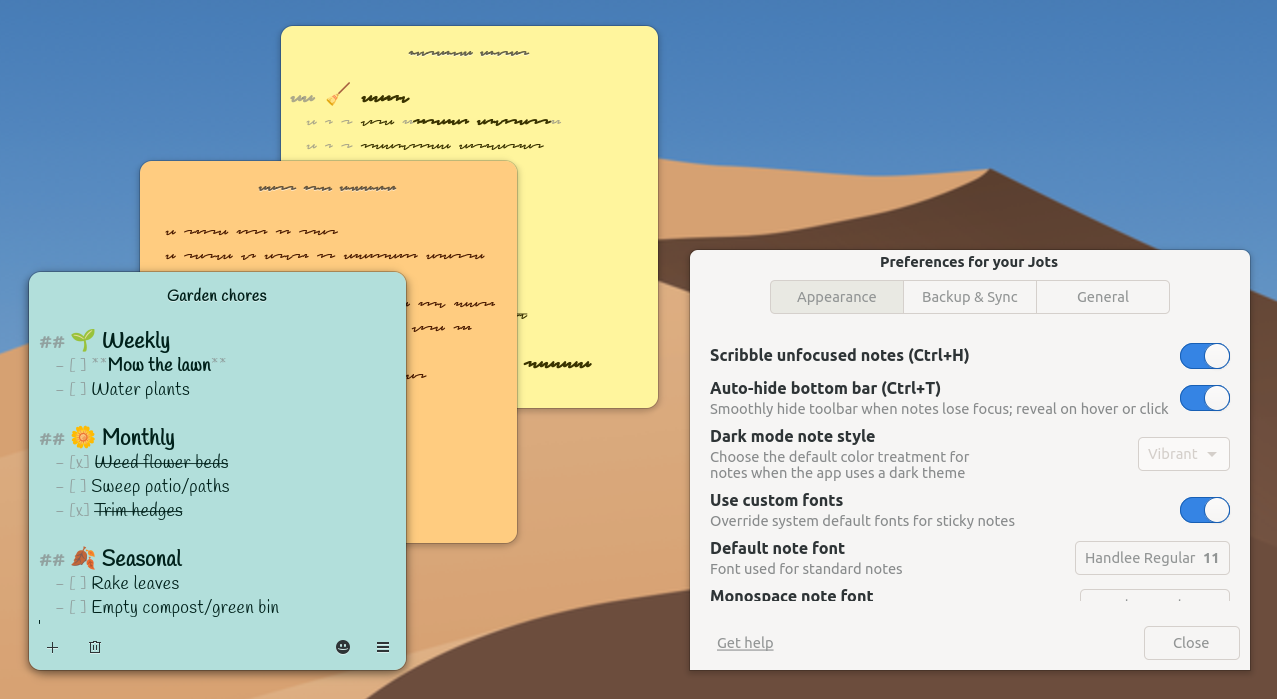
#> input picture data/screenshots/jots-light.png, 1277 x 699 px
$ python generate_social_preview.py
#> lines starting #> are read from the running program, lines starting #| are printed output that depends on the picture
#!/usr/bin/env python3
# SPDX-License-Identifier: GPL-3.0-or-later
# SPDX-FileCopyrightText: 2026 Jots Contributors
"""
Generate GitHub Social Preview image (1280x640) for Jots by compositing
the three screenshot variants (Light, Vibrant Dark, Ultra-Dark) with
seamless diagonal cuts across sticky notes within the GitHub 40pt safe area.
"""

import argparse
import os
import sys
from PIL import Image, ImageDraw

REPO_ROOT = os.path.abspath(os.path.join(os.path.dirname(__file__), '..'))
SCREENSHOTS_DIR = os.path.join(REPO_ROOT, 'data', 'screenshots')

DEFAULT_LIGHT_PATH = os.path.join(SCREENSHOTS_DIR, 'jots-light.png')
DEFAULT_DARK_PATH = os.path.join(SCREENSHOTS_DIR, 'jots-dark.png')
DEFAULT_ULTRA_PATH = os.path.join(SCREENSHOTS_DIR, 'jots-dark-ultra.png')
DEFAULT_OUTPUT_PATH = os.path.join(SCREENSHOTS_DIR, 'social-preview.png')

WIDTH = 1280
HEIGHT = 640
SCALE = 4  # 4x supersampling for ultra-smooth antialiased diagonal seams

LANCZOS = getattr(Image, 'Resampling', Image).LANCZOS


def prepare_base_image(image_path, target_w, target_h):
    """Crop and resize screenshot uniformly to fill target dimensions."""
    img = Image.open(image_path).convert('RGBA')
    img_w, img_h = img.size

    scale = target_w / img_w
    new_h = int(img_h * scale)
    if new_h < target_h:
        scale = target_h / img_h
        new_w = int(img_w * scale)
        img_resized = img.resize((new_w, target_h), LANCZOS)
        left = (new_w - target_w) // 2
        return img_resized.crop((left, 0, left + target_w, target_h))
    else:
        new_w = target_w
        img_resized = img.resize((new_w, new_h), LANCZOS)
        top = (new_h - target_h) // 2
        return img_resized.crop((0, top, target_w, top + target_h))


# [50 lines left out: function assemble_from_windows, not called in this run]


def create_composite(
    light_img,
    dark_img,
    ultra_img,
    cut1_top=0.23,
    cut1_bottom=0.13,
    cut2_top=0.42,
    cut2_bottom=0.32,
    divider_width=0,
    divider_color=(255, 255, 255, 90)
):
    """
    Composite 3 images with diagonal cuts and antialiasing across all notes.
    """
    w_hi = WIDTH * SCALE
    h_hi = HEIGHT * SCALE

    # Scaled coordinates
    t1 = int(cut1_top * w_hi)
    b1 = int(cut1_bottom * w_hi)
    t2 = int(cut2_top * w_hi)
    b2 = int(cut2_bottom * w_hi)

    # Hi-res scaled source images
    img1 = light_img.resize((w_hi, h_hi), LANCZOS)
    img2 = dark_img.resize((w_hi, h_hi), LANCZOS)
    img3 = ultra_img.resize((w_hi, h_hi), LANCZOS)

    # Base: slice 1 (Light)
    composite = img1.copy()

    # Slice 2 (Vibrant Dark)
    mask2 = Image.new('L', (w_hi, h_hi), 0)
    draw2 = ImageDraw.Draw(mask2)
    poly2 = [(t1, 0), (t2, 0), (b2, h_hi), (b1, h_hi)]
    draw2.polygon(poly2, fill=255)
    composite.paste(img2, (0, 0), mask2)

    # Slice 3 (Ultra-Dark)
    mask3 = Image.new('L', (w_hi, h_hi), 0)
    draw3 = ImageDraw.Draw(mask3)
    poly3 = [(t2, 0), (w_hi, 0), (w_hi, h_hi), (b2, h_hi)]
    draw3.polygon(poly3, fill=255)
    composite.paste(img3, (0, 0), mask3)

    # Optional divider lines
    if divider_width > 0:
        draw_comp = ImageDraw.Draw(composite, 'RGBA')
        scaled_div = divider_width * SCALE

        shadow_color = (0, 0, 0, 120)
        draw_comp.line([(t1 + scaled_div, 0), (b1 + scaled_div, h_hi)], fill=shadow_color, width=scaled_div + 2)
        draw_comp.line([(t2 + scaled_div, 0), (b2 + scaled_div, h_hi)], fill=shadow_color, width=scaled_div + 2)

        draw_comp.line([(t1, 0), (b1, h_hi)], fill=divider_color, width=scaled_div)
        draw_comp.line([(t2, 0), (b2, h_hi)], fill=divider_color, width=scaled_div)

    # Downsample for seamless antialiased seams
    return composite.resize((WIDTH, HEIGHT), LANCZOS)


def main():
    parser = argparse.ArgumentParser(description="Generate GitHub Social Preview banner for Jots")
    parser.add_argument('--assemble', action='store_true', help="Assemble from individual window captures & wallpapers")
    parser.add_argument('--windows-dir', default=None, help="Directory containing individual window PNGs")
    parser.add_argument('--day-wallpaper', default=None, help="Path to light/day wallpaper image")
    parser.add_argument('--night-wallpaper', default=None, help="Path to dark/night wallpaper image")
    parser.add_argument('--light', default=DEFAULT_LIGHT_PATH, help="Path to full light screenshot")
    parser.add_argument('--dark', default=DEFAULT_DARK_PATH, help="Path to full dark screenshot")
    parser.add_argument('--ultra', default=DEFAULT_ULTRA_PATH, help="Path to full ultra-dark screenshot")
    parser.add_argument('--output', default=DEFAULT_OUTPUT_PATH, help="Output PNG path")
    parser.add_argument('--cut1-top', type=float, default=0.23, help="Top ratio for cut 1")
    parser.add_argument('--cut1-bottom', type=float, default=0.13, help="Bottom ratio for cut 1")
    parser.add_argument('--cut2-top', type=float, default=0.42, help="Top ratio for cut 2")
    parser.add_argument('--cut2-bottom', type=float, default=0.32, help="Bottom ratio for cut 2")
    parser.add_argument('--divider', type=int, default=0, help="Divider line width in px (0 for seamless)")
    args = parser.parse_args()

    if args.assemble or (args.windows_dir and args.day_wallpaper and args.night_wallpaper):
        if not (args.windows_dir and args.day_wallpaper and args.night_wallpaper):
            print("Error: --assemble requires --windows-dir, --day-wallpaper, and --night-wallpaper.", file=sys.stderr)
            sys.exit(1)
        print("Assembling scenes from window captures and wallpapers...")
        light_img, dark_img, ultra_img = assemble_from_windows(
            args.windows_dir,
            args.day_wallpaper,
            args.night_wallpaper
        )
    else:
        for p in [args.light, args.dark, args.ultra]:
            if not os.path.exists(p):
                print(f"Error: Screenshot file not found: {p}", file=sys.stderr)
                sys.exit(1)
        print("Cropping and resizing full-desktop screenshots...")
        light_img = prepare_base_image(args.light, WIDTH, HEIGHT)
#> in prepare_base_image, img is the input picture: PIL image 1277x699 RGBA; mean R, G, B, A 180.9, 187.6, 179.1, 255
        dark_img = prepare_base_image(args.dark, WIDTH, HEIGHT)
#> call 2 of prepare_base_image, with image_path = 'data/screenshots/jots-dark.png', target_w = 1280, target_h = 640
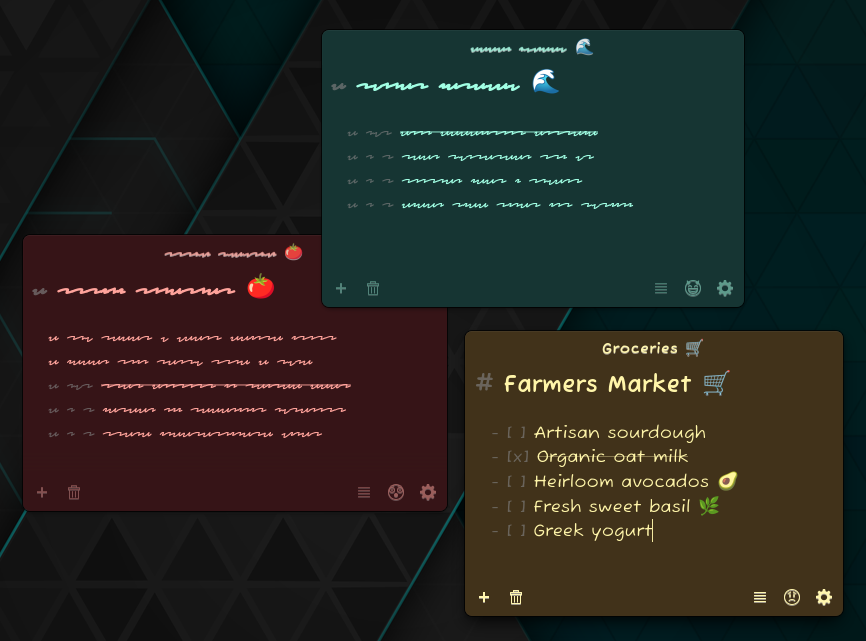
#> input picture data/screenshots/jots-dark.png, 866 x 641 px
#> in prepare_base_image, img is the input picture: PIL image 866x641 RGBA; mean R, G, B, A 36.8, 37.1, 32.3, 255
        ultra_img = prepare_base_image(args.ultra, WIDTH, HEIGHT)
#> call 3 of prepare_base_image, with image_path = 'data/screenshots/jots-dark-ultra.png', target_w = 1280, target_h = 640
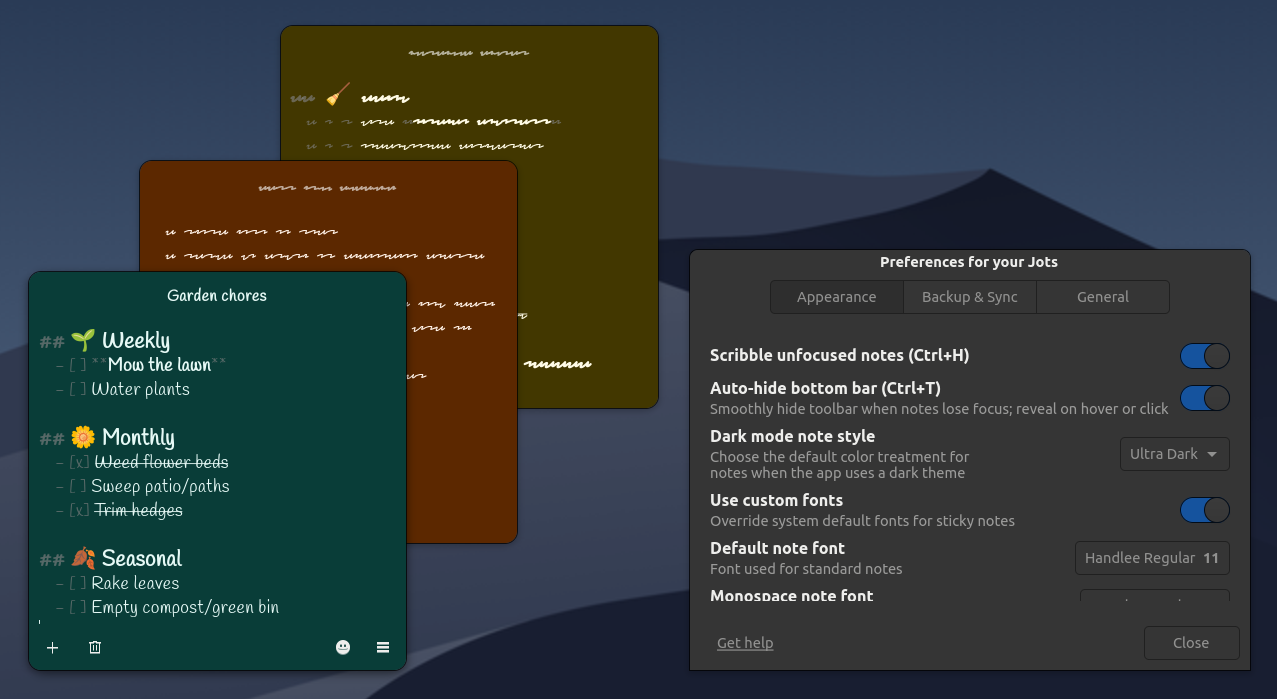
#> input picture data/screenshots/jots-dark-ultra.png, 1277 x 699 px
#> in prepare_base_image, img is the input picture: PIL image 1277x699 RGBA; mean R, G, B, A 50.3, 58.7, 58.8, 255
#> in prepare_base_image (call 3), `return img_resized.crop((0, top, target_w, top + target_h))`:
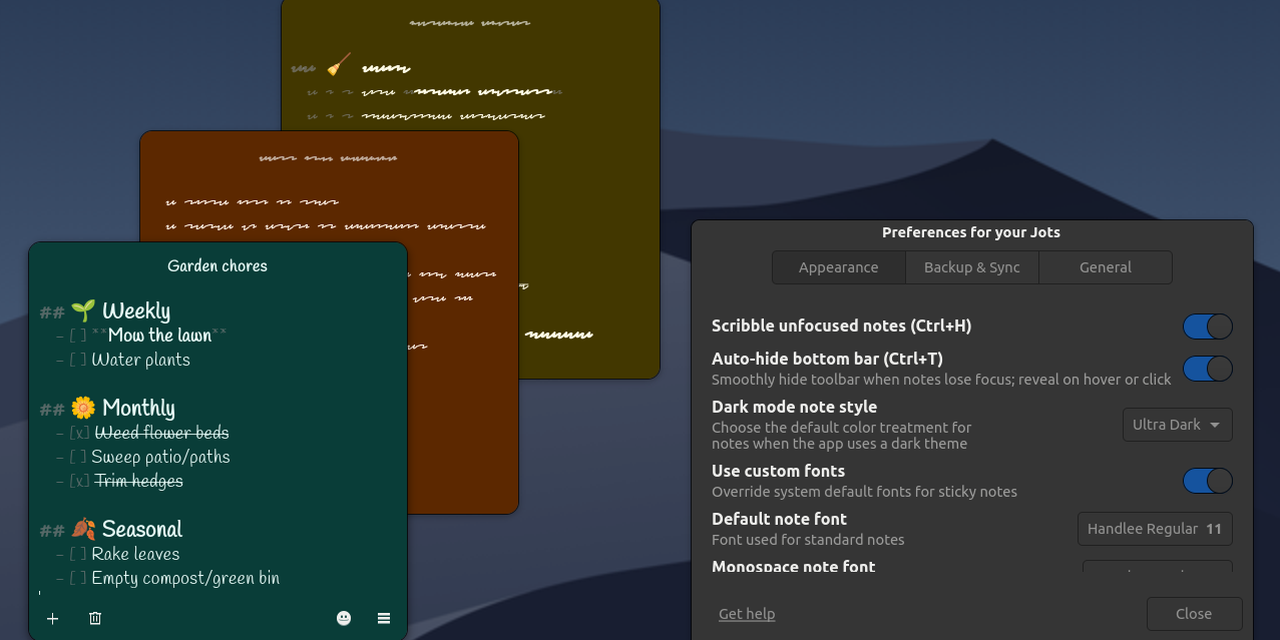
#> returned value: PIL image 1280x640 RGBA; mean R, G, B, A 51.5, 59.7, 57.9, 255

    print(f"Compositing diagonal slices across notes into {WIDTH}x{HEIGHT}...")
    result = create_composite(
        light_img,
        dark_img,
        ultra_img,
        cut1_top=args.cut1_top,
        cut1_bottom=args.cut1_bottom,
        cut2_top=args.cut2_top,
        cut2_bottom=args.cut2_bottom,
        divider_width=args.divider
    )
#> in create_composite, `mask2 = Image.new('L', (w_hi, h_hi), 0)`: mask2: PIL image 5120x2560 L; every value is 0
#> in create_composite, `composite.paste(img2, (0, 0), mask2)`:
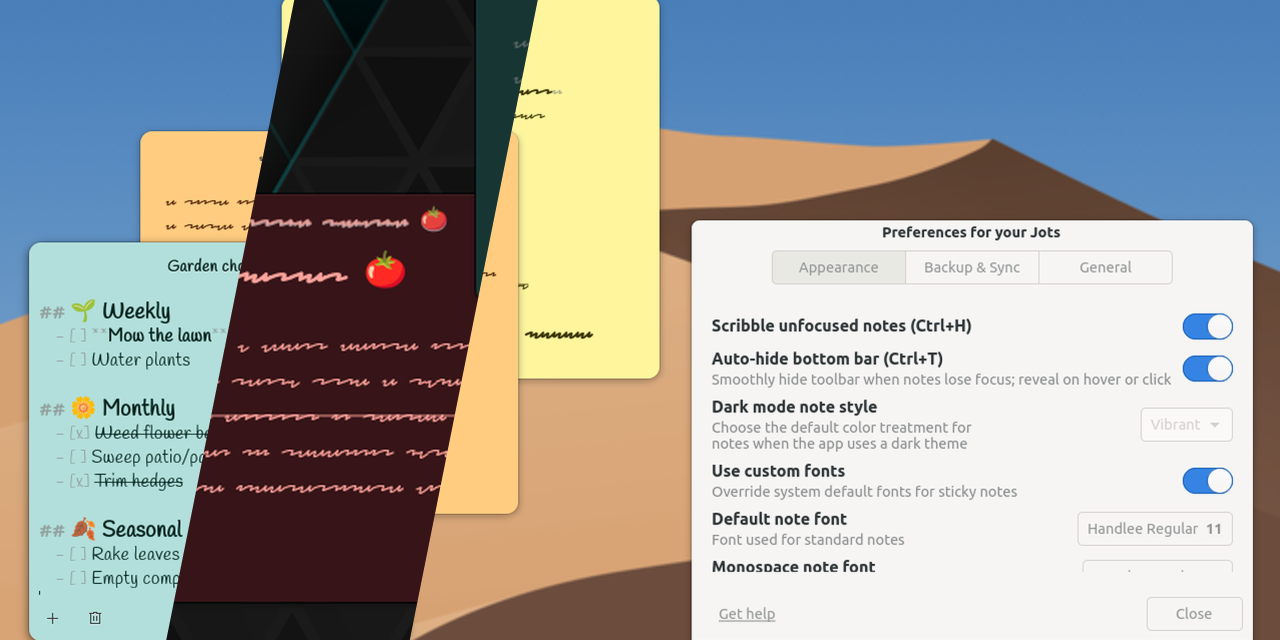
#> composite: PIL image 5120x2560 RGBA (shown at 1/4 size); mean R, G, B, A 157, 158.1, 155.2, 255
#> in create_composite, `return composite.resize((WIDTH, HEIGHT), LANCZOS)`:
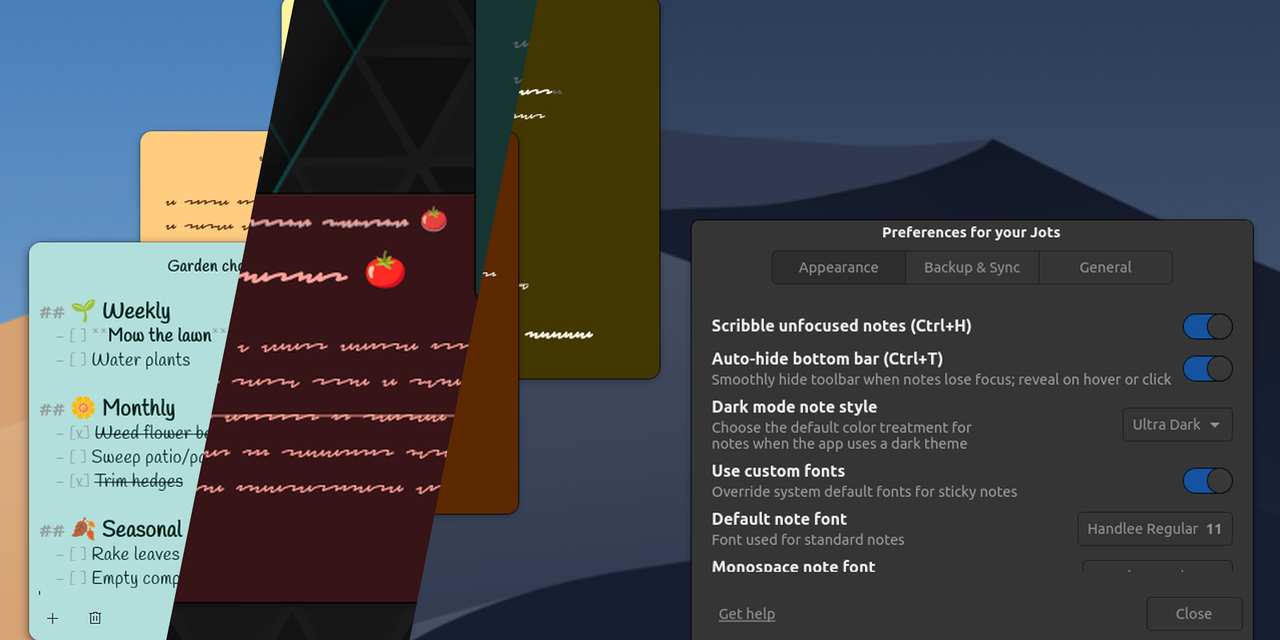
#> returned value: PIL image 1280x640 RGBA; mean R, G, B, A 70.5, 73.6, 77.1, 255

    os.makedirs(os.path.dirname(os.path.abspath(args.output)), exist_ok=True)
    result.save(args.output, 'PNG', optimize=True)
    file_size_kb = os.path.getsize(args.output) / 1024
    print(f"Successfully generated social preview: {args.output} ({file_size_kb:.1f} KB)")


if __name__ == '__main__':
    main()
